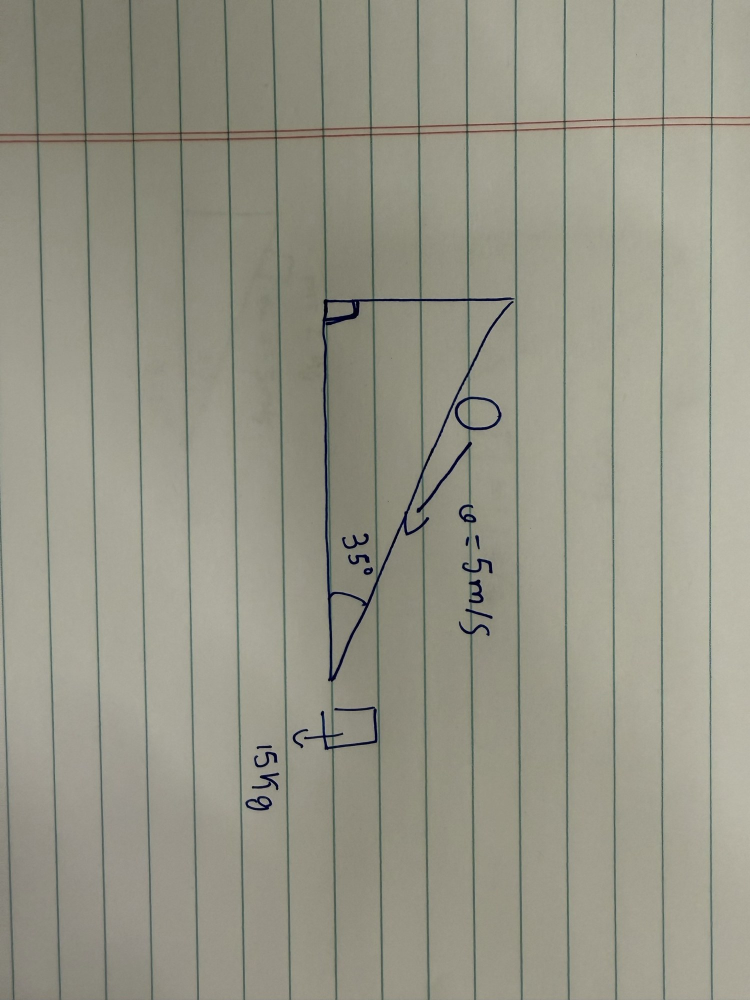
#> input picture fixtures/real/IMG_9140.jpg, 1500 x 2000 px (shown at 1/2 size)
$ python paperphysics_capture.py fixtures/real/IMG_9140.jpg
#> lines starting #> are read from the running program, lines starting #| are printed output that depends on the picture; after the words box and inside, x2 and y2 are one past the last pixel; in counts of white or black regions, pixels touching at a corner belong together
"""
pipeline:  ingest -> flatten -> clean -> detect ramp -> erase lines
           -> components -> classify (ball / block / spring / text glyph)
           -> merge glyphs into text boxes -> JSON

every knob you may want to tune lives in params and is marked # tune.
"""
import cv2
import numpy as np
import math
import json
import os


# parameters: fill-in-the-blank section. start with the defaults, then run
# `python eval_dataset.py --split val` and adjust one knob at a time.
params = dict(
    # flatten (photo mode only; screenshots skip this)
    out_size=(1000, 700),        # tune: flattened paper size (w, h)
    paper_min_area_frac=0.2,     # tune: paper must cover at least this much of the photo
    # clean
    blur_k=3,                    # tune: 3 or 5; larger erases thin strokes
    adapt_block=31,              # tune: adaptive-threshold window (photo mode), odd
    adapt_c=15,                  # tune: lower = more ink kept, higher = less paper noise
    ink_thresh=None,             # tune: None = Otsu; or a fixed 0-255 cut (screenshot mode)
    # ramp (hypotenuse) via Hough
    hough_thresh=60,             # tune: votes needed for a line
    hough_min_len=80,            # tune: shortest line (px) that can be a ramp
    hough_max_gap=12,            # tune: gap bridged along a line (ball/block sit on it)
    ramp_angle_min=8,            # tune: degrees from horizontal
    ramp_angle_max=60,           # tune
    ramp_angle_tol=3.0,          # tune: degrees, for merging collinear segments
    ramp_rho_tol=6.0,            # tune: px, for merging collinear segments
    bbox_pad=2,                  # matches the dataset's 2 px box padding
    # line erasing (so ball/block stop touching the ramp)
    erase_thick=5,               # tune: px painted over detected lines
    erase_flat_min_len=70,       # tune: flat/vertical lines at least this long are erased
    # component classification
    rejoin_dilate=1,             # tune: 0 to 2; reconnects ring gaps after erasing
    glyph_max_h=26,              # tune: a component this short can be text
    glyph_max_w=64,              # tune: touching letters ("m/s") fuse into wide blobs
    glyph_single_w=26,           # tune: narrower than this is always text, no density check
    glyph_min_extent=0.18,       # tune: ink/bbox area for wide blobs; thin arrows are ~0.05-0.12
    ball_diam_min=30,            # tune: px
    ball_diam_max=56,            # tune: px
    ball_circularity_min=0.84,   # tune: 4*pi*area/perimeter^2 of the convex hull; circle ~0.9+, square 0.785
    block_side_min=28,           # tune
    block_side_max=80,           # tune
    block_rect_fill_min=0.88,    # tune: hull area / min-area-rect area
    spring_min_verts=18,         # tune: polygon vertices (zigzag has many, arrow has few)
    spring_min_len=45,           # tune: px
    # text boxes
    text_block=15,               # tune: odd; local window for the text-only ink mask
    text_c=8,                    # tune: lower = more faint strokes kept, more noise
    text_min_area=2,             # tune: px; keep tiny stroke fragments of faint text
    text_gap=12,                 # tune: px; glyphs closer than this join into one label
    text_gap_y=5,                # tune
    text_min_w=20,               # tune: drop boxes narrower than this (stray marks)
    text_pad=1,                  # tune
)


# ingest img
def ingest(path):
    img = cv2.imread(path)
    if img is None:
        raise FileNotFoundError(path)
    return img

# flatten img if it's a photo, skip if it's a screenshot
# [10 lines left out: function find_paper, not called in this run]

def order_corners(p):
    s, d = p.sum(1), np.diff(p, axis=1).ravel()
    return np.array([p[s.argmin()], p[d.argmin()], p[s.argmax()], p[d.argmax()]], "float32")

def flatten(img, is_screenshot=True, corners=None):
    if is_screenshot:
        return img
    corners = corners if corners is not None else find_paper(img)
    if corners is None:
        raise ValueError("paper not found: pass four manual corners")
    w, h = params["out_size"]
    dst = np.array([[0, 0], [w - 1, 0], [w - 1, h - 1], [0, h - 1]], "float32")
    M = cv2.getPerspectiveTransform(order_corners(corners), dst)
    return cv2.warpPerspective(img, M, (w, h))


# clean -> binary ink (white = ink)
def clean(flat, is_screenshot=True):
    gray = cv2.cvtColor(flat, cv2.COLOR_BGR2GRAY)
    k = params["blur_k"]
    if k > 1:
        gray = cv2.GaussianBlur(gray, (k, k), 0)
    if is_screenshot:
        if params["ink_thresh"] is None:
            _, ink = cv2.threshold(gray, 0, 255, cv2.THRESH_BINARY_INV + cv2.THRESH_OTSU)
        else:
            _, ink = cv2.threshold(gray, params["ink_thresh"], 255, cv2.THRESH_BINARY_INV)
        if ink.mean() > 127:  # dark-mode screenshot: flip so ink is white
            ink = 255 - ink
    else:
        ink = cv2.adaptiveThreshold(gray, 255, cv2.ADAPTIVE_THRESH_GAUSSIAN_C,
                                    cv2.THRESH_BINARY_INV, params["adapt_block"], params["adapt_c"])
        ink = cv2.morphologyEx(ink, cv2.MORPH_OPEN, np.ones((3, 3), np.uint8))
        ink[:12, :] = ink[-12:, :] = 0
        ink[:, :12] = ink[:, -12:] = 0
    return ink


# ramp components, merged across gaps left by ball/block/spring
def find_line_segments(ink):
    segs = cv2.HoughLinesP(ink, 1, np.pi / 180, params["hough_thresh"],
                           minLineLength=params["hough_min_len"], maxLineGap=params["hough_max_gap"])
    if segs is None:
        return []
    segs = np.asarray(segs).reshape(-1, 4)  # opencv 4 returns (N,1,4), opencv 5 may return (N,4)
    return [tuple(map(float, s)) for s in segs]

def segment_angle(s):
    x1, y1, x2, y2 = s
    return math.degrees(math.atan2(abs(y2 - y1), abs(x2 - x1)))

def detect_ramp(ink):
    segs = find_line_segments(ink)
    slanted = [s for s in segs if params["ramp_angle_min"] <= segment_angle(s) <= params["ramp_angle_max"]]
    if not slanted:
        return None, segs
    best = max(slanted, key=lambda s: math.hypot(s[2] - s[0], s[3] - s[1]))
    x1, y1, x2, y2 = best
    ux, uy = (x2 - x1), (y2 - y1)
    n = math.hypot(ux, uy)
    ux, uy = ux / n, uy / n
    nx, ny = -uy, ux
    rho0 = x1 * nx + y1 * ny
    ang0 = math.degrees(math.atan2(uy, ux)) % 180
    pts = []
    for s in slanted:
        a = math.degrees(math.atan2(s[3] - s[1], s[2] - s[0])) % 180
        da = min(abs(a - ang0), 180 - abs(a - ang0))
        r = s[0] * nx + s[1] * ny
        if da <= params["ramp_angle_tol"] and abs(r - rho0) <= params["ramp_rho_tol"]:
            pts += [(s[0], s[1]), (s[2], s[3])]
    proj = [(p[0] * ux + p[1] * uy, p) for p in pts]
    p_lo, p_hi = min(proj)[1], max(proj)[1]
    return (p_lo, p_hi), segs

def box_around_points(pts, img_w, img_h, pad):
    # smallest [x0, y0, x1, y1] box that contains all the points, grown by pad px and kept inside the image
    xs, ys = [p[0] for p in pts], [p[1] for p in pts]
    return [max(0, min(xs) - pad), max(0, min(ys) - pad),
            min(img_w - 1, max(xs) + pad), min(img_h - 1, max(ys) + pad)]

# erase long straight lines so touching objects separate
def erase_lines(ink, ramp, segs):
    mask = np.zeros_like(ink)
    t = params["erase_thick"]
    if ramp is not None:
        (a, b) = ramp
        cv2.line(mask, tuple(map(int, a)), tuple(map(int, b)), 255, t)
    for s in segs:  # ground, base, vertical edge
        ang = segment_angle(s)
        if (ang < 4 or ang > 86) and math.hypot(s[2] - s[0], s[3] - s[1]) >= params["erase_flat_min_len"]:
            cv2.line(mask, (int(s[0]), int(s[1])), (int(s[2]), int(s[3])), 255, t)
    return cv2.bitwise_and(ink, cv2.bitwise_not(mask))


# classify remaining components
def shape_measurements(cnt):
    # measures the convex hull (the outline stretched tight around the shape) of a component:
    # circ = how round it is (circle ~0.9+, square ~0.785)
    # fill = how much of its tightest rotated rectangle it covers (square/rectangle ~1.0)
    hull = cv2.convexHull(cnt)
    area = cv2.contourArea(hull)
    peri = cv2.arcLength(hull, True)
    circ = 4 * math.pi * area / (peri * peri + 1e-9)
    (cx, cy), (rw, rh), ang = cv2.minAreaRect(hull)
    fill = area / (rw * rh + 1e-9)
    return hull, area, circ, (cx, cy), (rw, rh), fill

def classify_components(rest, img_w, img_h):
    if params["rejoin_dilate"] > 0:
        rest = cv2.dilate(rest, np.ones((3, 3), np.uint8), iterations=params["rejoin_dilate"])
    n, labels, stats, _ = cv2.connectedComponentsWithStats(rest, connectivity=8)
    out = dict(ball=[], block=[], spring=[], glyph=[], other=[])
    pad = params["bbox_pad"]
    for i in range(1, n):
        x, y, w, h, area = stats[i]
        if area < 8:
            continue
        comp = (labels == i).astype(np.uint8) * 255
        extent = area / float(w * h)
        if h <= params["glyph_max_h"] and (w <= params["glyph_single_w"] or
                                       (w <= params["glyph_max_w"] and extent >= params["glyph_min_extent"])):
            out["glyph"].append([x, y, x + w, y + h])
            continue
        cnts, _ = cv2.findContours(comp, cv2.RETR_EXTERNAL, cv2.CHAIN_APPROX_SIMPLE)
        cnt = max(cnts, key=cv2.contourArea)
        hull, harea, circ, ctr, (rw, rh), fill = shape_measurements(cnt)
        box = [max(0, x - 0), max(0, y - 0), min(img_w - 1, x + w), min(img_h - 1, y + h)]
        nverts = len(cv2.approxPolyDP(cnt, 1.5, True))
        side_min, side_max = min(rw, rh), max(rw, rh)
        if (params["ball_diam_min"] <= w <= params["ball_diam_max"] and params["ball_diam_min"] <= h <= params["ball_diam_max"]
                and circ >= params["ball_circularity_min"]):
            out["ball"].append([x - pad, y - pad, x + w + pad, y + h + pad])
        elif (params["block_side_min"] <= side_min and side_max <= params["block_side_max"]
              and fill >= params["block_rect_fill_min"]):
            out["block"].append([x - pad, y - pad, x + w + pad, y + h + pad])
        elif nverts >= params["spring_min_verts"] and max(w, h) >= params["spring_min_len"]:
            out["spring"].append([x - pad, y - pad, x + w + pad, y + h + pad])
        else:
            out["other"].append(box)  # arrows, arcs, stray marks
    return out

def text_glyphs(flat, ramp, segs, exclude):
    """local-contrast ink mask used only for text, so faint thin strokes survive."""
    img_h, img_w = flat.shape[:2]
    gray = cv2.cvtColor(flat, cv2.COLOR_BGR2GRAY)
    b = params["text_block"] | 1
    tink = cv2.adaptiveThreshold(gray, 255, cv2.ADAPTIVE_THRESH_MEAN_C, cv2.THRESH_BINARY_INV, b, params["text_c"])
    tink = erase_lines(tink, ramp, segs)
    n, _, stats, cents = cv2.connectedComponentsWithStats(tink, connectivity=8)
    out = []
    for i in range(1, n):
        x, y, w, h, area = stats[i]
        if area < params["text_min_area"] or h > params["glyph_max_h"] or w > params["glyph_max_w"]:
            continue
        if w > params["glyph_single_w"] and area / float(w * h) < params["glyph_min_extent"]:
            continue
        cx, cy = cents[i]
        if any(e[0] <= cx <= e[2] and e[1] <= cy <= e[3] for e in exclude):
            continue
        out.append([x, y, x + w, y + h])
    return out

# detector text: merge glyphs into label boxes (instance = one box per label)
def merge_glyphs(glyphs, img_w, img_h):
    if not glyphs:
        return []
    canvas = np.zeros((img_h, img_w), np.uint8)
    for x0, y0, x1, y1 in glyphs:
        canvas[y0:y1, x0:x1] = 255
    kx, ky = params["text_gap"], params["text_gap_y"]
    merged = cv2.dilate(canvas, cv2.getStructuringElement(cv2.MORPH_RECT, (2 * kx + 1, 2 * ky + 1)))
    n, _, stats, _ = cv2.connectedComponentsWithStats(merged, connectivity=8)
    boxes = []
    for i in range(1, n):
        x, y, w, h, _ = stats[i]
        # shrink back to the glyph extent inside this merged region
        sub = canvas[y:y + h, x:x + w]
        ys, xs = np.where(sub > 0)
        if len(xs) == 0:
            continue
        bx0, by0 = x + xs.min(), y + ys.min()
        bx1, by1 = x + xs.max() + 1, y + ys.max() + 1
        if bx1 - bx0 < params["text_min_w"]:
            continue
        p = params["text_pad"]
        boxes.append([bx0 - p, by0 - p, bx1 + p, by1 + p])
    return boxes


# end-to-end pipeline
def detect(path, is_screenshot=True, corners=None):
    img = ingest(path)
    flat = flatten(img, is_screenshot, corners)
    img_h, img_w = flat.shape[:2]
    ink = clean(flat, is_screenshot)
    ramp, segs = detect_ramp(ink)
    rest = erase_lines(ink, ramp, segs)
    comps = classify_components(rest, img_w, img_h)
    det = {"ball": comps["ball"], "block": comps["block"], "spring": comps["spring"], "ramp": [],
           "ramp_angle_deg": None}
    excl = comps["ball"] + comps["block"] + comps["spring"]
    det["text"] = merge_glyphs(text_glyphs(flat, ramp, segs, excl), img_w, img_h)
    if ramp is not None:
        det["ramp"] = [box_around_points(ramp, img_w, img_h, params["bbox_pad"])]
        (ax, ay), (bx, by) = ramp
        det["ramp_angle_deg"] = math.degrees(math.atan2(abs(by - ay), abs(bx - ax)))
        det["ramp_points"] = [list(ramp[0]), list(ramp[1])]
    return flat, ink, det

def process(path, image_id, is_screenshot=True, corners=None, out_dir="masks"):
    """contract a->b: ink components with masks, plus the detections."""
    flat, ink, det = detect(path, is_screenshot, corners)
#> in ingest, img is the input picture: shape (2000, 1500, 3); mean B, G, R 135.2, 149.1, 150.5
#> in clean, `_, ink = cv2.threshold(gray, 0, 255, cv2.THRESH_BINARY_INV + cv2.THRES..`:
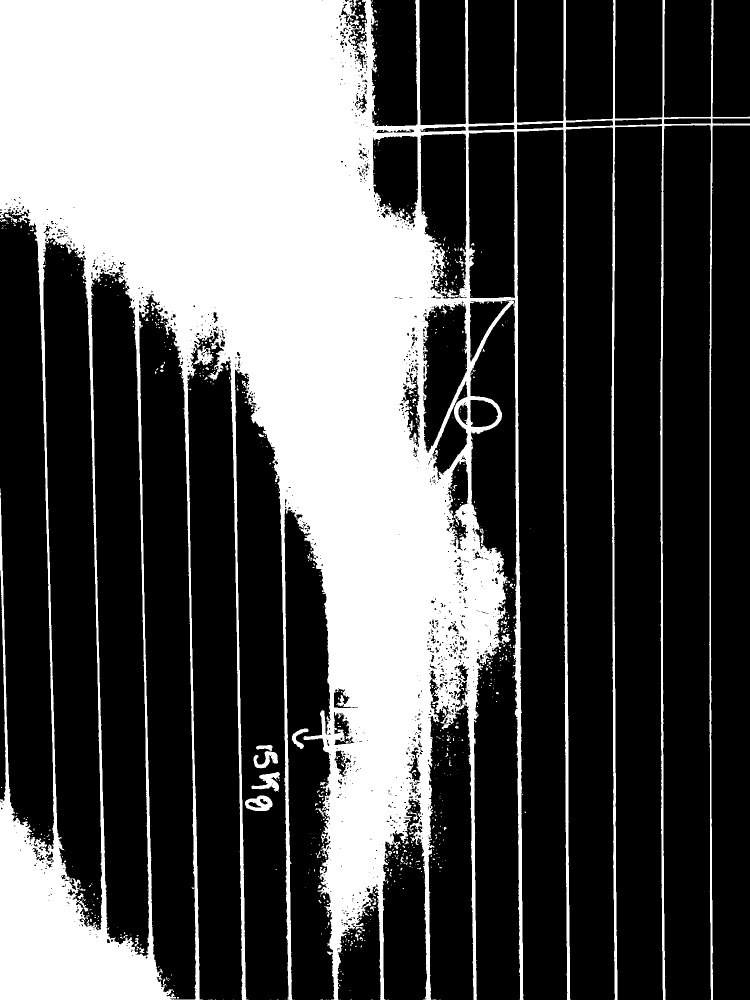
#> ink: shape (2000, 1500) (shown at 1/2 size); 33.6% white; 832 white regions (745 under 20 px), largest, box (x1, y1, x2, y2) and area: (0, 0, 1500, 2000) 997477, (490, 1591, 545, 1622) 1063, (503, 1544, 560, 1583) 1037
#> in find_line_segments, `segs = cv2.HoughLinesP(ink, 1, np.pi / 180, params["hough_thresh"], mi..`: segs = 1838 rows, first 6: [0, 151, 1039, 1190], [0, 179, 1009, 1188], [0, 199, 1008, 1207], [526, 0, 749, 1814], [0, 125, 1005, 1130], [0, 221, 1016, 1237]
#> in detect_ramp, `segs = find_line_segments(ink)`: segs = 1838 items, first 6: (0, 151, 1039, 1190), (0, 179, 1009, 1188), (0, 199, 1008, 1207), (526, 0, 749, 1814), (0, 125, 1005, 1130), (0, 221, 1016, 1237)
#> in detect_ramp, `slanted = [s for s in segs if params["ramp_angle_min"] <= segment_angl..`: slanted = 1437 items, first 6: (0, 151, 1039, 1190), (0, 179, 1009, 1188), (0, 199, 1008, 1207), (0, 125, 1005, 1130), (0, 221, 1016, 1237), (0, 56, 869, 925)
#> in detect_ramp, `best = max(slanted, key=lambda s: math.hypot(s[2] - s[0], s[3] - s[1]))`: best = (0, 228, 1040, 1268)
#> in detect_ramp, `x1, y1, x2, y2 = best`: x1 = 0; y1 = 228; x2 = 1040; y2 = 1268
#> in detect_ramp, `ux, uy = (x2 - x1), (y2 - y1)`: ux = 1040
#> in detect_ramp, `n = math.hypot(ux, uy)`: n = 1470.8
#> in detect_ramp, `ux, uy = ux / n, uy / n`: ux = 0.707
#> in detect_ramp, `nx, ny = -uy, ux`: nx = -0.707; ny = 0.707
#> in detect_ramp, `rho0 = x1 * nx + y1 * ny`: rho0 = 161.2
#> in detect_ramp, `ang0 = math.degrees(math.atan2(uy, ux)) % 180`: ang0 = 45
#> the loop in detect_ramp, `for s in slanted:` made 1437 passes
#> (s, r) on passes 1, 2, 3, 4, 6, 7, 8, 9: ((0, 151, 1039, 1190), 106.8), ((0, 179, 1009, 1188), 126.6), ((0, 199, 1008, 1207), 140.7), ((0, 125, 1005, 1130), 88.39), ((0, 56, 869, 925), 39.6), ((0, 210, 1014, 1224), 148.5), ((15, 0, 846, 831), -10.61), ((0, 138, 914, 1052), 97.58)
#> in detect_ramp, `proj = [(p[0] * ux + p[1] * uy, p) for p in pts]`: proj = 24 items
#> in detect_ramp, `p_lo, p_hi = min(proj)[1], max(proj)[1]`: p_lo = (0, 221); p_hi = (1040, 1276)
#> in detect, `ramp, segs = detect_ramp(ink)`: ramp = ((0, 221), (1040, 1276))
#> in erase_lines, `(a, b) = ramp`: a = (0, 221); b = (1040, 1276)
#> in erase_lines, `cv2.line(mask, tuple(map(int, a)), tuple(map(int, b)), 255, t)`:
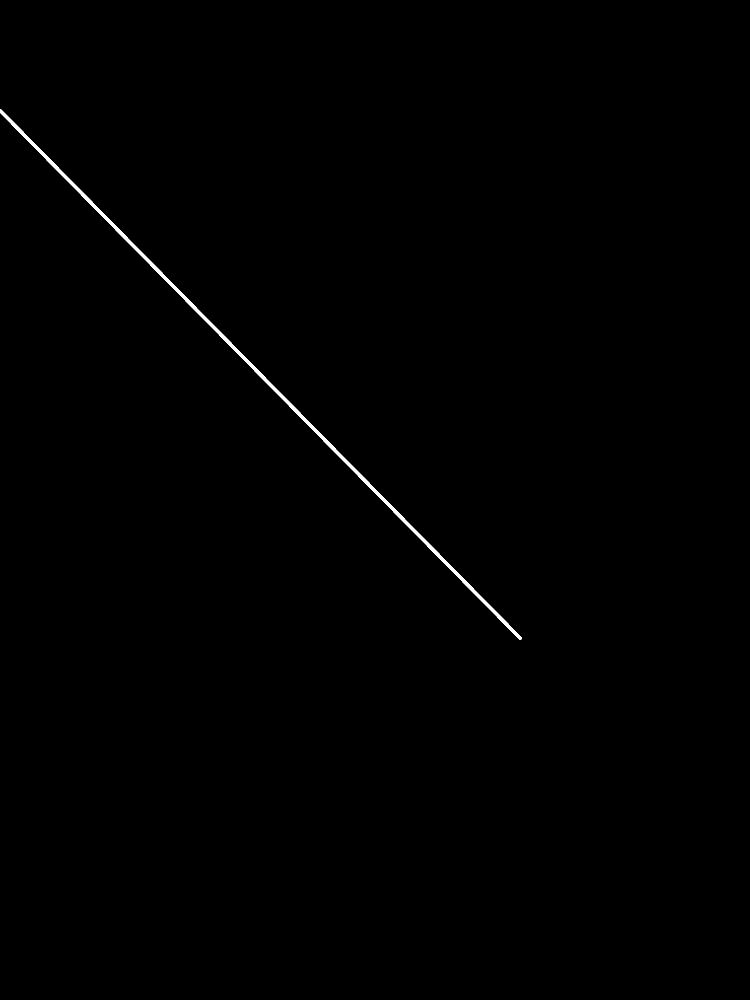
#> mask: shape (2000, 1500) (shown at 1/2 size); 0.32% white; 1 white region, box (x1, y1, x2, y2) and area: (0, 218, 1044, 1280) 9739
#> the loop in erase_lines, `for s in segs:` made 1838 passes
#> (x1 in segment_angle, y1 in segment_angle, x2 in segment_angle, y2 in segment_angle, ang) on passes 1 to 3: (0, 151, 1039, 1190, 45), (0, 179, 1009, 1188, 45), (0, 199, 1008, 1207, 45)
#> after the loop in erase_lines, `for s in segs:`:
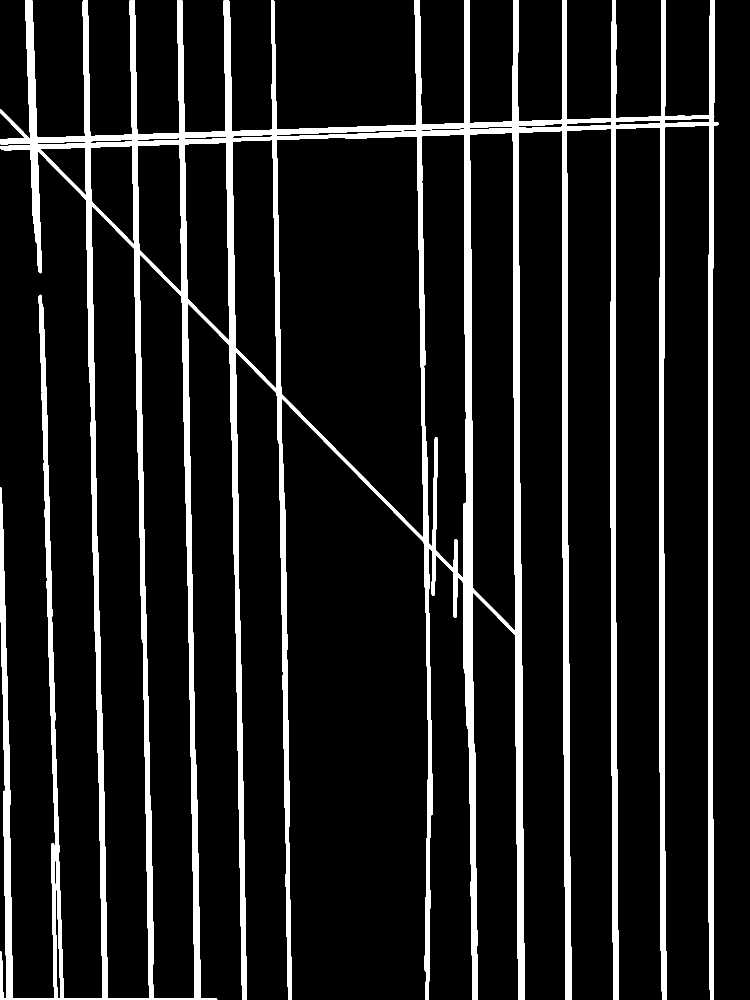
#> mask: shape (2000, 1500) (shown at 1/2 size); 10.9% white; 1 white region, box (x1, y1, x2, y2) and area: (0, 0, 1438, 2000) 326752
#> (the rest of the program and of its run is left out)
